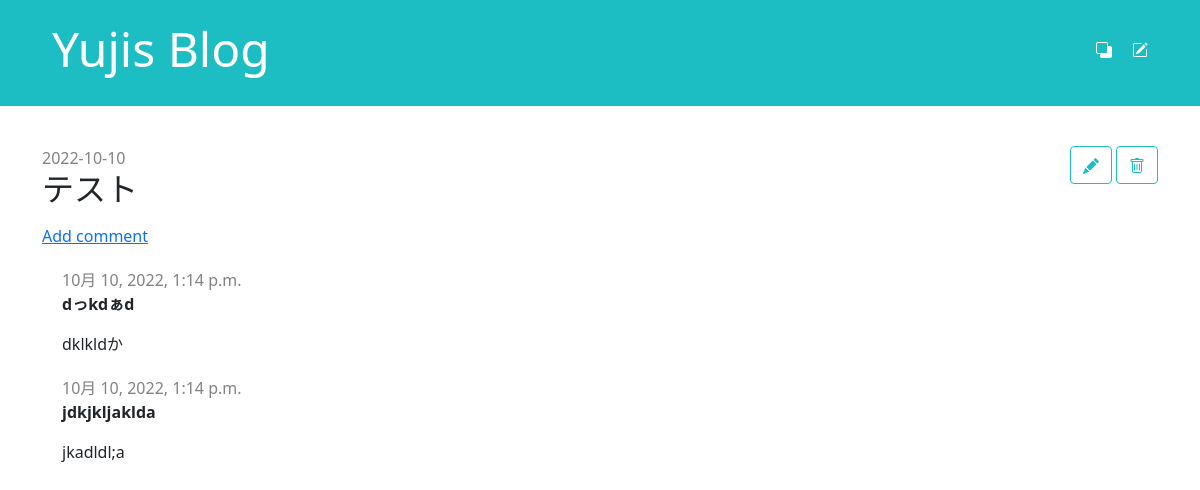
/post/37/ (signed in), run on the app's committed database.
### blog/models.py (models this page shows, shortened)
class Post(models.Model):
    author = models.ForeignKey(
        settings.AUTH_USER_MODEL, on_delete=models.CASCADE)
    title = models.CharField(max_length=200)
    text = models.TextField()
    created_date = models.DateTimeField(default=timezone.now)
    published_date = models.DateTimeField(blank=True, null=True)

class Comment(models.Model):
    post = models.ForeignKey(
        'blog.Post', on_delete=models.CASCADE, related_name='comments')
    author = models.CharField(max_length=200)
    text = models.TextField()
    created_date = models.DateTimeField(default=timezone.now)
    approved_comment = models.BooleanField(default=False)

### blog/views.py (the view)
# urls.py: path('post/<int:pk>/', views.post_detail, name='post_detail'),
def post_detail(request, pk):
    post = get_object_or_404(Post, pk=pk)
    comments = Comment.objects.filter(post_id=pk).order_by('-created_date')
    return render(request, 'blog/post_detail.html', {'post': post, 'comments':comments, 'pk': pk})

### blog/templates/blog/post_detail.html (shortened to what this page needs)
{% extends 'blog/base.html' %} {% block content %}
<article class="post">
  {% if post.published_date %}
  <time class="date"> {{ post.published_date|date:"Y-m-d" }} </time>
  {% endif %}
  <aside class="actions">
    {% if user.is_authenticated %}
    <a class="btn btn-secondary" href="{% url 'post_edit' pk=post.pk %}">
    </a>
    <a
      class="btn btn-secondary remove"
      href="{% url 'post_remove' pk=post.pk %}"
    >
    </a>
    {% endif %}
  </aside>
  <div class="post_article">
    <h2>{{ post.title }}</h2>
  </div>
  <a href="/post/{{ pk }}/comment/">Add comment</a>
  {% for comment in comments %}
  <div class="comment">
    <div class="date">{{ comment.created_date }}</div>
    <strong>{{ comment.author }}</strong>
    <p>{{ comment.text|linebreaks }}</p>
  </div>
  {% endfor %}
</article>
{% endblock %}

### blog/static/css/blog.css (style rules this page uses)
.date { color: #828282; }
.post { margin-bottom: 70px; }
.post>.actions { float: right; }
.btn-secondary, .btn-secondary:visited { color: #1dbec3; background: none; border-color: #1dbec3; }
.comment { margin: 20px 0px 20px 20px; }
.post_article { width: 80%; }

### data on the page
Post: published_date "2022-10-10", title "テスト"
Comment: created_date "10月 10, 2022, 1:14 p.m.", author "dっkdぁd", text "dklkldか"
Comment: created_date "10月 10, 2022, 1:14 p.m.", author "jdkjkljaklda", text "jkadldl;a"
